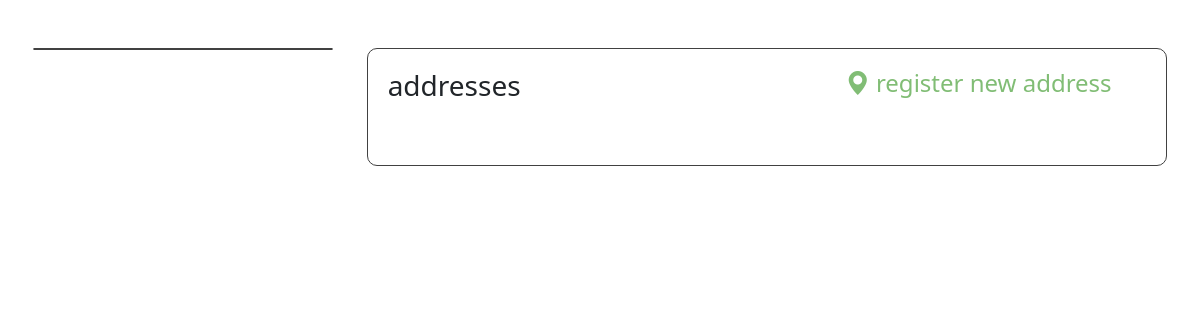
Before: /user/addresses (signed in) with the older database file.
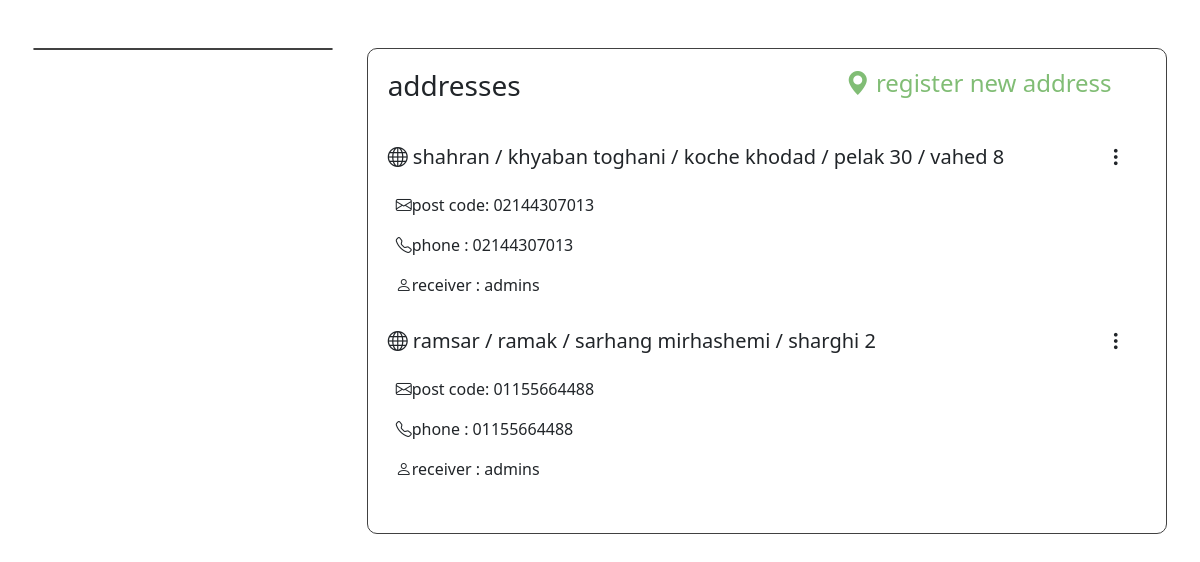
After: the same page with the newer database file.
### account_module/models.py (models this page shows, shortened)
class Address(models.Model):
    user = models.ForeignKey(User, on_delete=models.CASCADE)
    title = models.CharField(max_length=100, null=True, blank=True)
    address = models.TextField(null=True, blank=True)
    phone = models.CharField(max_length=100, null=True, blank=True)
    post_code = models.IntegerField(null=True, blank=True)
    is_default = models.BooleanField()

class User(AbstractUser):
    avatar = models.ImageField(upload_to='images/profiles', null=True, blank=True)
    email_active_code = models.CharField(max_length=100)
    mobile = PhoneNumberField(null=True, blank=True, unique=True)
    mobile_active_code = models.CharField(max_length=10)
    date_of_birth = models.DateField(blank=True, null=True)
    national_code = models.IntegerField(null=True, blank=True)

### user_panel_module/views.py (the view)
# urls.py: path('addresses', views.Addresses.as_view(), name='addresses'),
class Addresses(TemplateView):
    template_name = 'user_panel/addresses.html'
    def get_context_data(self, **kwargs):
        context = super(Addresses, self).get_context_data()
        context['addresses'] = Address.objects.filter(user_id=self.request.user.id)
        return context

### user_panel_module/templates/user_panel/addresses.html (shortened to what this page needs)
{% extends 'shared/_layout.html' %}
{% load render_partial %}
{% block content %}
    <div class="container-fluid w-100 mt-5 d-flex justify-content-center align-items-center">
        <div class="container-fluid container-xxl d-flex justify-content-evenly align-items-start w-100 h-100 flex-wrap p-0 m-0">
            <div class="row col-11 col-lg-3  h-100 p-0 m-0 flex-wrap userMenu mb-5">
            </div>
            <div class="col-11 col-lg-8 addressesSection">
                <div class="col-12 d-flex mb-2 flex-wrap">
                    <h3 class="col-12 col-lg-6">addresses</h3>
                    <div class="col-12 col-lg-6 addLocation d-flex align-items-center justify-content-start justify-content-lg-end">
                        <h4><i class="bi bi-geo-alt-fill"></i> register new address</h4></div>
                </div>
                {% for address in addresses %}
                    <div class="col-12 address pb-3">
                        <h5 class="col-12 d-flex">
                            <p class="col-11"><i class="bi bi-globe"></i> {{ address.address }}</p>
                            <div class="threeDotsMenu"><i class="bi bi-three-dots-vertical"></i></div>
                        </h5>
                        <p class="px-2"><i class="bi bi-envelope"></i>post code: {{ address.phone }} </p>
                        <p class="px-2"><i class="bi bi-telephone"></i>phone : {{ address.phone }} </p>
                        <p class="px-2"><i class="bi bi-person"></i>receiver : {{ address.user.username }} </p>
                    </div>
                {% endfor %}
            </div>
        </div>
    </div>
{% endblock %}

Changed rows visible on the page:
added Address: address "shahran / khyaban toghani / koche khodad / pelak 30 / vahed 8", phone "02144307013", user.username "admins"
added Address: address "ramsar / ramak / sarhang mirhashemi / sharghi 2", phone "01155664488", user.username "admins"
